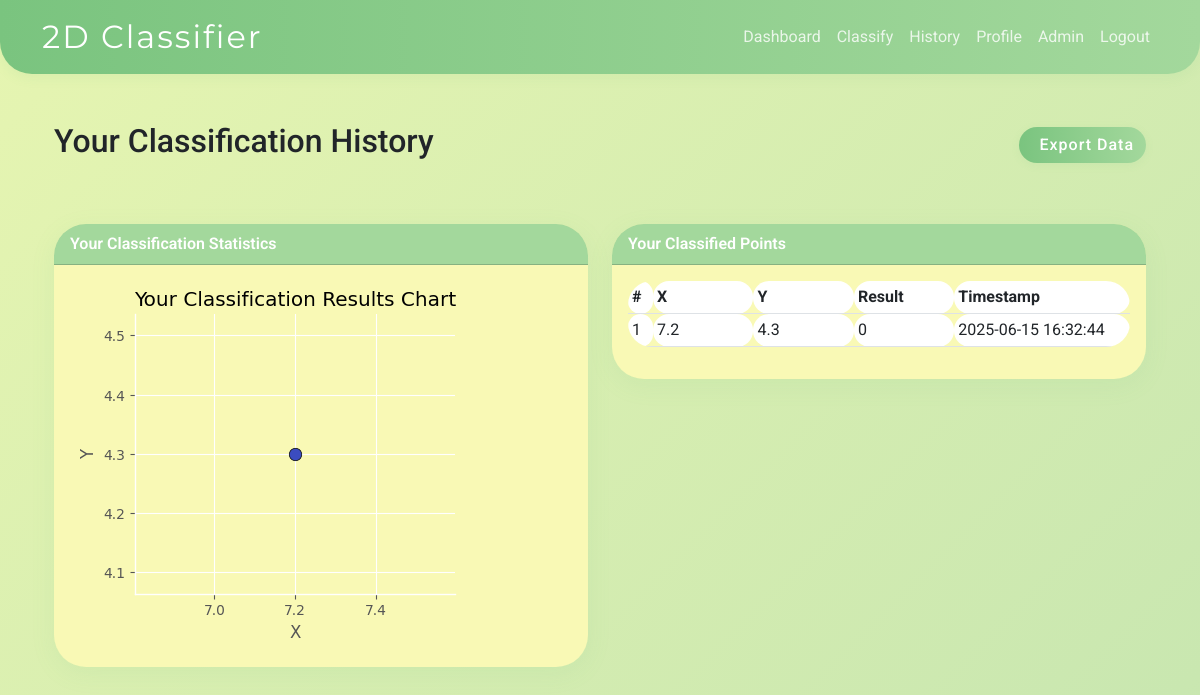
The app's page /history (signed in) with its own data.
### app/models.py (models this page shows)
class ClassifiedPoint(db.Model):
    id = db.Column(db.Integer, primary_key=True)
    user_id = db.Column(db.Integer, db.ForeignKey('user.id'))  # Foreign key to User
    x = db.Column(db.Float, nullable=False)
    y = db.Column(db.Float, nullable=False)
    label = db.Column(db.Integer, nullable=False)
    result = db.Column(db.Integer, nullable=False)
    timestamp = db.Column(db.DateTime, server_default=db.func.now())  # Creation time

### app/main/routes.py (the view)
@main.route('/history')
@login_required
def history():
    points = ClassifiedPoint.query.filter_by(user_id=current_user.id).order_by(ClassifiedPoint.timestamp.desc()).all()
    chart_image = None
    if points:
        plt.style.use('ggplot')
        xs = [p.x for p in points]
        ys = [p.y for p in points]
        results = [p.result for p in points]
        fig, ax = plt.subplots(figsize=(4,4))
        ax.scatter(xs, ys, c=results, cmap='coolwarm', s=80, edgecolor='black')
        ax.set_xlabel('X')
        ax.set_ylabel('Y')
        ax.set_title('Your Classification Results Chart')
        ax.spines['top'].set_visible(False)
        ax.spines['right'].set_visible(False)
        fig.subplots_adjust(left=0.18, right=0.98, top=0.88, bottom=0.18)
        buf = io.BytesIO()
        plt.savefig(buf, format='png', bbox_inches='tight', transparent=True)
        buf.seek(0)
        chart_image = base64.b64encode(buf.getvalue()).decode('utf-8')
        plt.close(fig)
    return render_template('main/history.html', points=points, chart_image=chart_image)

### app/auth/routes.py (called while the page is built)
@login_manager.user_loader
def load_user(user_id):
    return User.query.get(int(user_id))

### app/models.py (called while the page is built)
    def is_admin(self):
        return self.role and self.role.name == 'admin'

### app/templates/main/history.html (shortened to what this page needs)
{% extends 'bootstrap/base.html' %}
{% block content %}
<div class="container mt-5">
    <div class="d-flex justify-content-between align-items-center mb-4">
        <h2>Your Classification History</h2>
        <div>
            <a href="{{ url_for('main.export_data') }}" class="btn btn-primary export-btn">
                Export Data
            </a>
        </div>
    </div>
    <div class="row">
        <div class="col-md-6">
            <div class="card mb-4">
                <div class="card-header bg-info text-white">Your Classification Statistics</div>
                <div class="card-body">
                    <div class="chart-container">
                        <img class="img-fluid" alt="Your Classification Results Chart">
                    </div>
                </div>
            </div>
        </div>
        <div class="col-md-6">
            <div class="card mb-4">
                <div class="card-header bg-info text-white">Your Classified Points</div>
                <div class="card-body">
                    <div class="table-responsive">
                        <table class="table table-sm table-hover">
                            <thead>
                                <tr>
                                    <th style="width: 5%">#</th>
                                    <th style="width: 20%">X</th>
                                    <th style="width: 20%">Y</th>
                                    <th style="width: 20%">Result</th>
                                    <th style="width: 35%">Timestamp</th>
                                </tr>
                            </thead>
                            <tbody>
                            {% for point in points %}
                                <tr>
                                    <td>{{ loop.index }}</td>
                                    <td>{{ point.x }}</td>
                                    <td>{{ point.y }}</td>
                                    <td>{{ point.result }}</td>
                                    <td>{{ point.timestamp.strftime('%Y-%m-%d %H:%M:%S') }}</td>
                                </tr>
                            {% endfor %}
                            </tbody>
                        </table>
                    </div>
                </div>
            </div>
        </div>
    </div>
</div>
{% endblock %}

### app/templates/bootstrap/base.html (style rules this page uses)
:root { --green-dark: #7AC47F; --green-medium: #A3D89C; --green-light: #C7E6B0; --green-pale: #E6F5B1; --green-very-pale: #F9F9B5; }
body { font-family: 'Roboto', Arial, sans-serif; background: linear-gradient(135deg, var(--green-pale) 0%, var(--green-light) 100%); min-height: 100vh; }
.card { border-radius: 2rem; box-shadow: 0 6px 24px rgba(122, 196, 127, 0.10); margin-top: 2rem; background: var(--green-very-pale); border: none; }
.card-header { border-radius: 2rem 2rem 0 0 !important; background: var(--green-medium) !important; color: #fff !important; font-weight: 600; }
.card-body { border-radius: 0 0 2rem 2rem !important; }
.btn-primary, .btn-success, .btn-danger { border-radius: 2rem; font-weight: 500; letter-spacing: 1px; box-shadow: 0 2px 8px rgba(122, 196, 127, 0.10); transition: background 0.2s, box-shadow 0.2s, transform 0.2s, color 0.2s; }
.btn-primary { background: linear-gradient(90deg, var(--green-dark) 0%, var(--green-medium) 100%); border: none; }
table.table { border-radius: 1.5rem; overflow: hidden; }
th, td { border-radius: 1rem !important; }

### records on screen
ClassifiedPoint: x "7.2", y "4.3", result "0", timestamp "2025-06-15 16:32:44"
